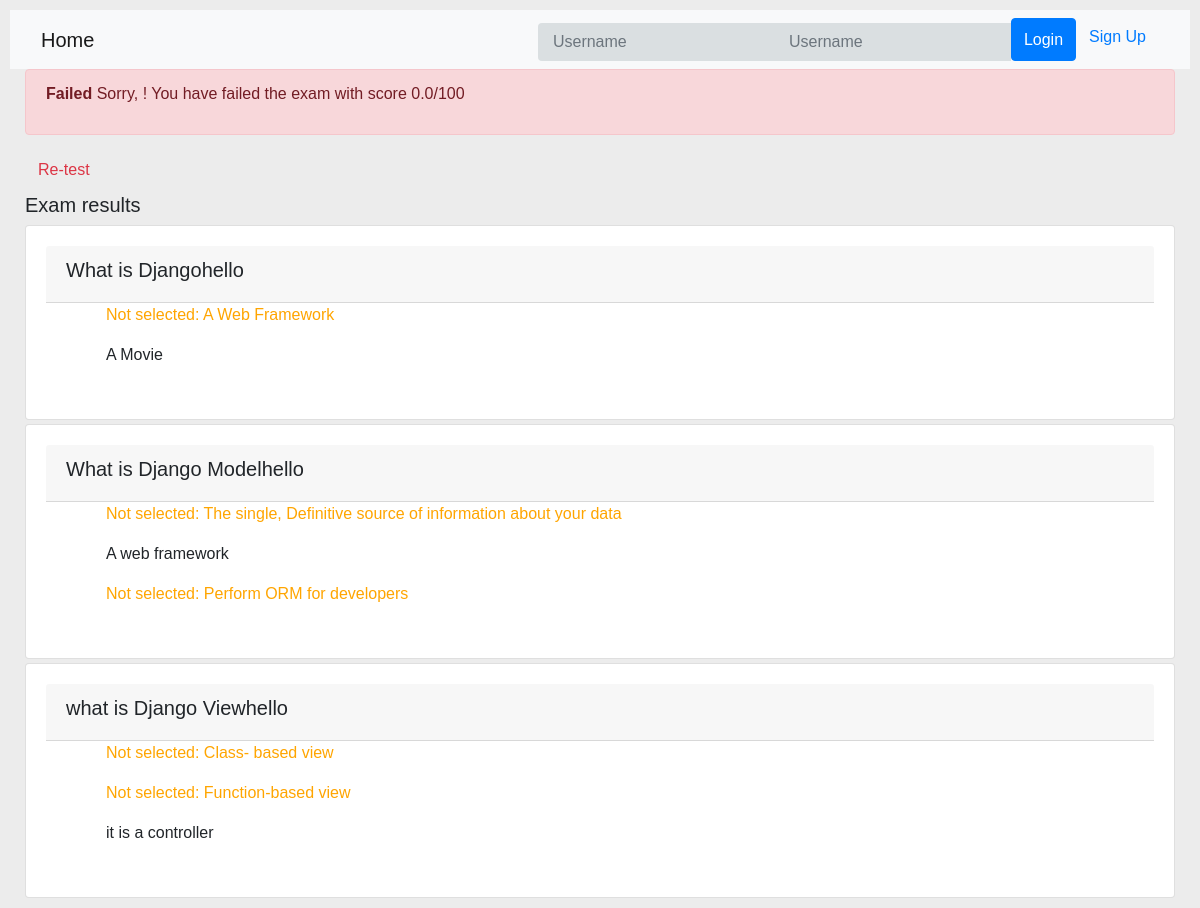
Page /onlinecourse/course/1/submission/1/result/ on the committed database.
### onlinecourse/models.py (models this page shows, shortened)
class Qusetion(models.Model):
    course= models.ManyToManyField(Course)
    lesson_id = models.ForeignKey(Lesson,  on_delete=models.CASCADE)
    question_text = models.CharField(max_length=1000)
    grade=models.IntegerField()

class Choice(models.Model):
    choice_text = models.CharField(max_length=1000)
    is_correct = models.BooleanField()
    question_id = models.ForeignKey(Qusetion,  on_delete=models.CASCADE)

### onlinecourse/views.py (the view)
# urls.py: path('course/<int:course_id>/submission/<int:submission_id>/result/', views.show_exam_result, name='show_exam_result'),
def show_exam_result(request, course_id, submission_id):
    context={}
    course = get_object_or_404(Course, pk=course_id)
    submission = get_object_or_404(Submission, pk=submission_id)
    lesson= Lesson.objects.get(course=course_id)
    choice_id = submission.choice.all()
    score=0
    total=0
    for quest in lesson.qusetion_set.all():
        for choice in quest.choice_set.all():
            if choice.is_correct:
                total+=1
    for c in choice_id:
        if c.is_correct:
            ques = get_object_or_404(Qusetion, pk=c.question_id.id)
            score+=ques.grade
    grade=(score/total)*100
    context['course']=course
    context['submission']=submission
    context['grade']=grade
    context['lesson']=lesson
    return render(request, 'onlinecourse/exam_result_bootstrap.html',context)

### onlinecourse/templates/onlinecourse/exam_result_bootstrap.html (shortened to what this page needs)
<!DOCTYPE html>
<html lang="en">
<head>
    {% load static %}
    <link rel="stylesheet" href="https://maxcdn.bootstrapcdn.com/bootstrap/4.5.2/css/bootstrap.min.css">
    <link rel="stylesheet" type="text/css" href="{% static 'onlinecourse/course.css' %}">
</head>
<body>
 <nav class="navbar navbar-light bg-light">
    <div class="container-fluid">
        <div class="navbar-header">
              <a class="navbar-brand" href="{% url 'onlinecourse:index' %}">Home</a>
        </div>
        <ul class="nav navbar-nav navbar-right">
            {% if user.is_authenticated %}
            <li>
                <a class="btn btn-link" href="#">{{ user.first_name }}({{ user.username }})</a>
                <a class="btn btn-link" href="{% url 'onlinecourse:logout' %}">Logout</a>
            </li>
            {% else %}
            <li>
                <form class="form-inline" action="{% url 'onlinecourse:login' %}" method="post">
                    <div class="input-group">
                        <input type="text" class="form-control" placeholder="Username" name="username" >
                        <input type="password" class="form-control" placeholder="Username" name="psw" >
                        <button class="btn btn-primary" type="submit">Login</button>
                        <a class="btn btn-link" href="{% url 'onlinecourse:registration' %}">Sign Up</a>
                    </div>
                </form>
            </li>
            {% endif %}
        </ul>
    </div>
</nav>
<div class="container-fluid">
    {% if grade >= 80 %}
    <div class="alert alert-success">
       <p><b>Congratulations, {{user.first_name}}!</b> You have passed the exam and completed the course with score {{grade}}/100<p>
    </div>
        {% else %}
        <div class="alert alert-danger">
            <p><b>Failed</b> Sorry, {{user.first_name}}! You have failed the exam with score {{grade}}/100<p>
        </div>
        <a class="btn btn-link text-danger" href="{% url 'onlinecourse:course_details' course.id %}">Re-test</a>
        {% endif %}
        <div class="card-columns-vertical mt-1">
        <h5 class="">Exam results</h5>
            <form>
                        {% for question in lesson.qusetion_set.all %}
                        <div class="card mt-1">
                            <div class="card-header"><h5>{{ question.question_text}}hello</h5></div>
                            <div class="form-group">
                                {% for choice in question.choice_set.values %}
                                    {% if choice in submission.choice.values %}
                                        {% if choice.is_correct %}
                                            <div class="form-check">
                                                    <ol style="color:green"> Correct Answer: {{ choice.choice_text }}</ol>
                                            </div>
                                        {% else %}
                                            <div class="form-check">
                                                <ol>  {{ choice.choice_text }}</ol>
                                            </div>
                                        {% endif %}
                                    {%else%}
                                        {% if choice.is_correct %}
                                            <div class="form-check">
                                                    <ol style="color:orange"> Not selected: {{ choice.choice_text }}</ol>
                                            </div>
                                        {% else  %}
                                            <div class="form-check">
                                                <ol>  {{ choice.choice_text }}</ol>
                                            </div>
                                        {% endif %}
                                    {%endif%}
                                {% endfor %}
                            </div>
                        </div>
                    {% endfor %}
            </form>
        </div>
    </div>
</body>
</html>

### static/onlinecourse/course.css (style rules this page uses)
body { font-family: Arial, Helvetica, sans-serif; }
* { box-sizing: border-box }
body { font-family: Arial; padding: 10px; background: #ececec; }
.card { background-color: white; padding: 20px; margin-top: 20px; }
input[type=text], input[type=password] { width: 100%; padding: 15px; margin: 5px 0 22px 0; display: inline-block; border: none; background: #dadfe1; }

### rows in the picture
Qusetion: question_text "What is Django"
Choice: choice_text "A Web Framework"
Choice: choice_text "A Movie"
Qusetion: question_text "What is Django Model"
Choice: choice_text "The single, Definitive source of information about your data"
Choice: choice_text "A web framework"
Choice: choice_text "Perform ORM for developers"
Qusetion: question_text "what is Django View"
Choice: choice_text "Class- based view"
Choice: choice_text "Function-based view"
Choice: choice_text "it is a controller"

### other values in the picture
{{ grade }} "0.0"
